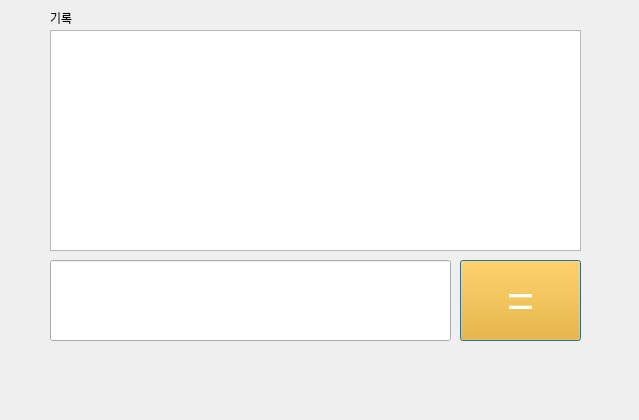
<?xml version="1.0" encoding="UTF-8"?>
<ui version="4.0">
 <class>Dialog</class>
 <widget class="QDialog" name="Dialog">
  <property name="geometry">
   <rect>
    <x>0</x>
    <y>0</y>
    <width>639</width>
    <height>420</height>
   </rect>
  </property>
  <property name="windowTitle">
   <string>Dialog</string>
  </property>
  <widget class="QLineEdit" name="lineEdit">
   <property name="geometry">
    <rect>
     <x>50</x>
     <y>260</y>
     <width>401</width>
     <height>81</height>
    </rect>
   </property>
  </widget>
  <widget class="QPushButton" name="pushButton">
   <property name="geometry">
    <rect>
     <x>460</x>
     <y>260</y>
     <width>121</width>
     <height>81</height>
    </rect>
   </property>
   <property name="font">
    <font>
     <pointsize>35</pointsize>
    </font>
   </property>
   <property name="styleSheet">
    <string notr="true">background-color: rgb(255, 170, 0);
color: rgb(255, 255, 255);</string>
   </property>
   <property name="text">
    <string>=</string>
   </property>
  </widget>
  <widget class="QTextBrowser" name="history">
   <property name="geometry">
    <rect>
     <x>50</x>
     <y>30</y>
     <width>531</width>
     <height>221</height>
    </rect>
   </property>
  </widget>
  <widget class="QLabel" name="label">
   <property name="geometry">
    <rect>
     <x>50</x>
     <y>10</y>
     <width>64</width>
     <height>15</height>
    </rect>
   </property>
   <property name="text">
    <string>기록</string>
   </property>
  </widget>
 </widget>
 <resources/>
 <connections/>
</ui>
